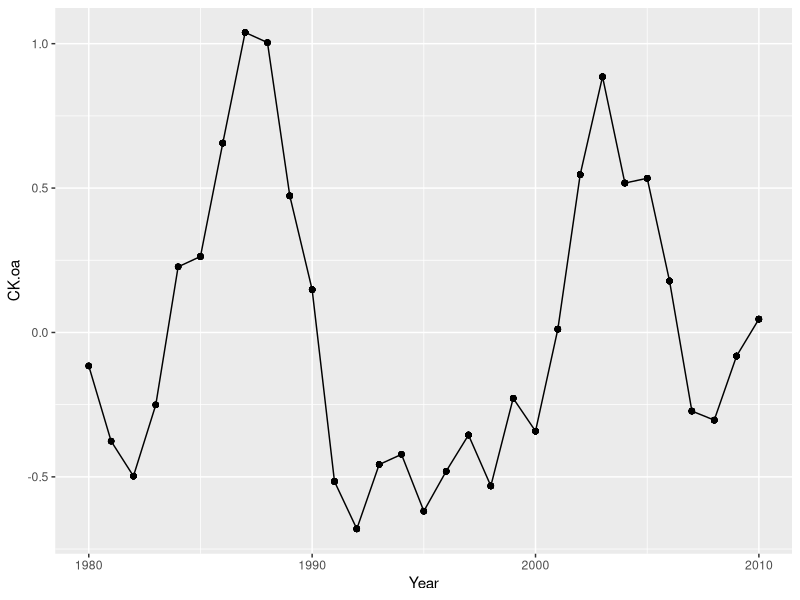
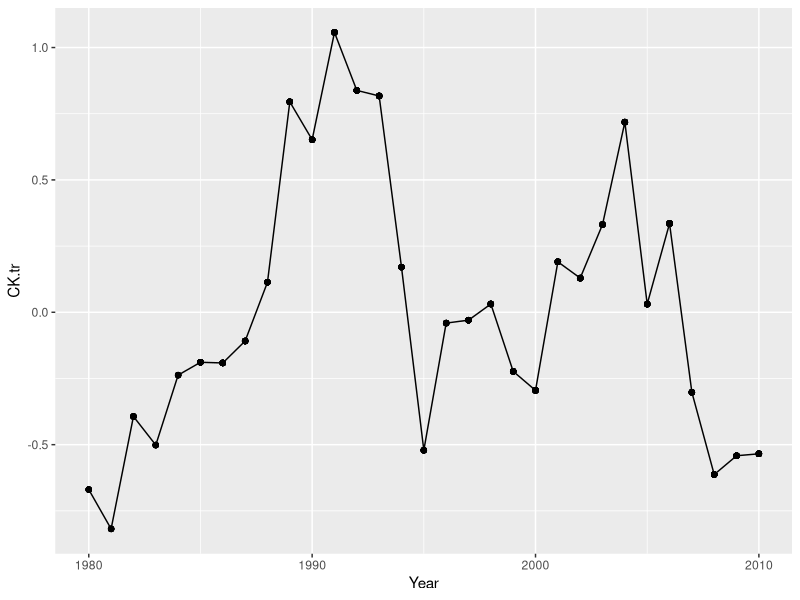
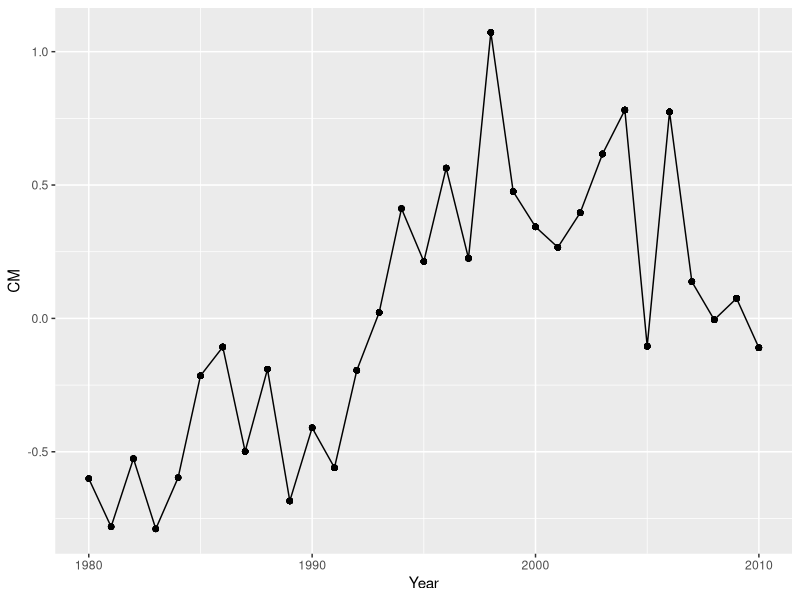
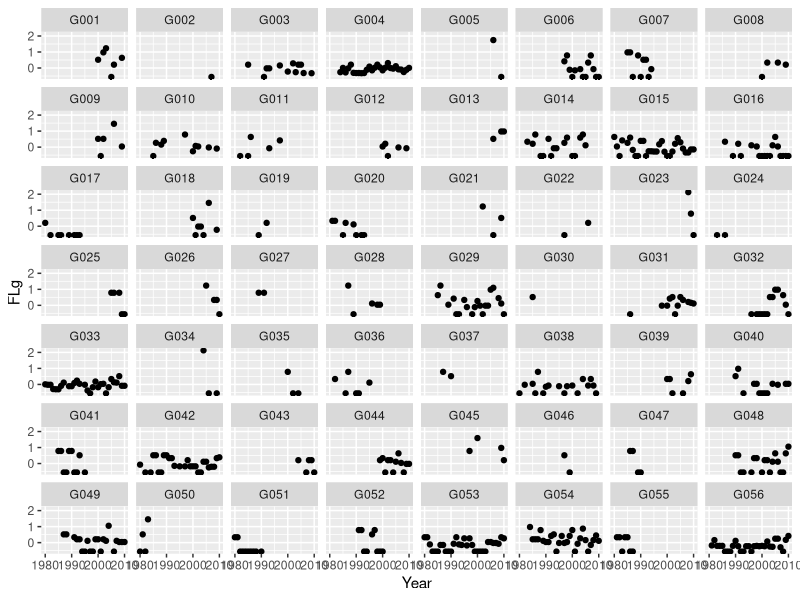
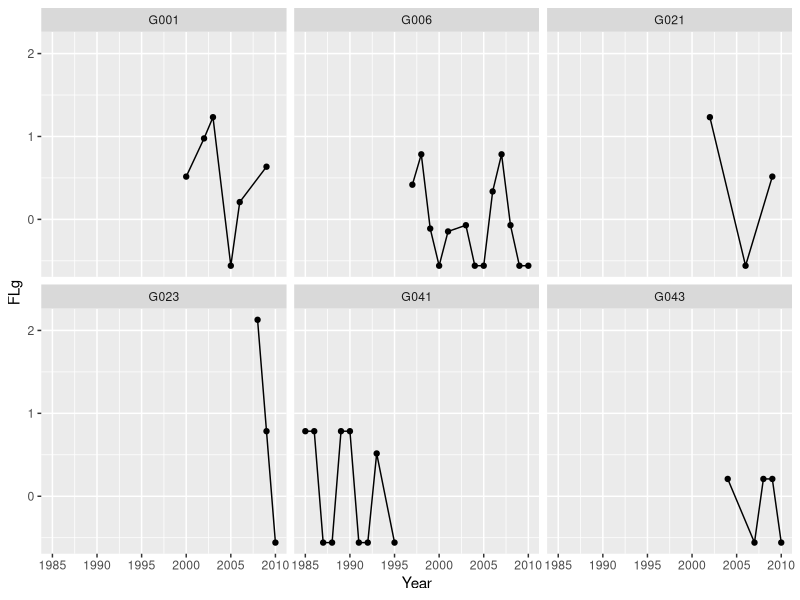
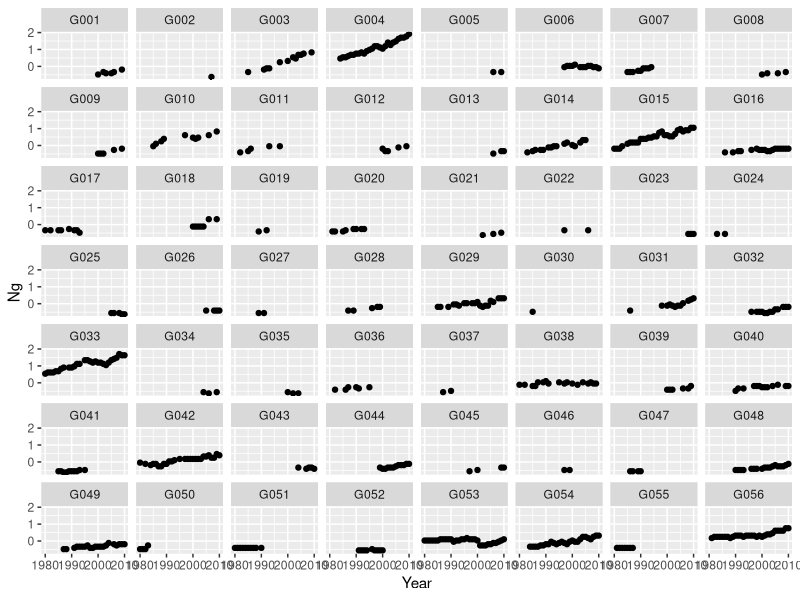
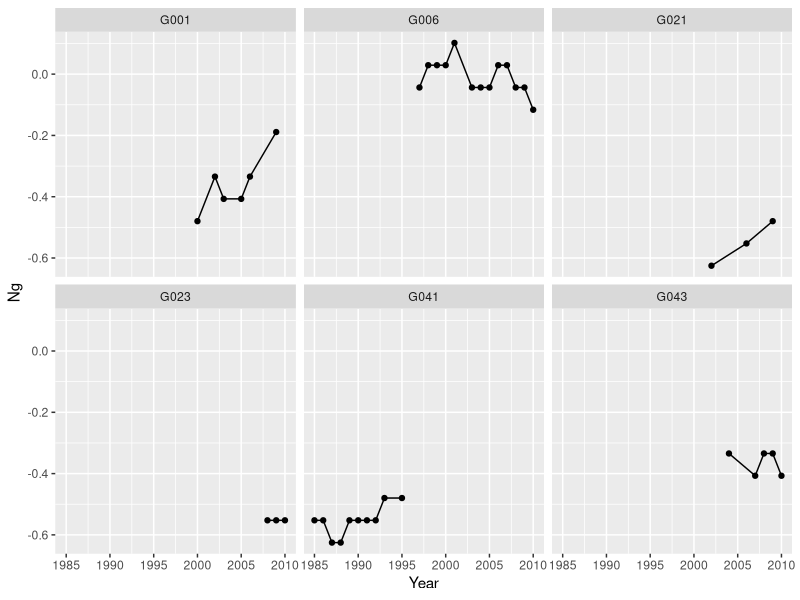
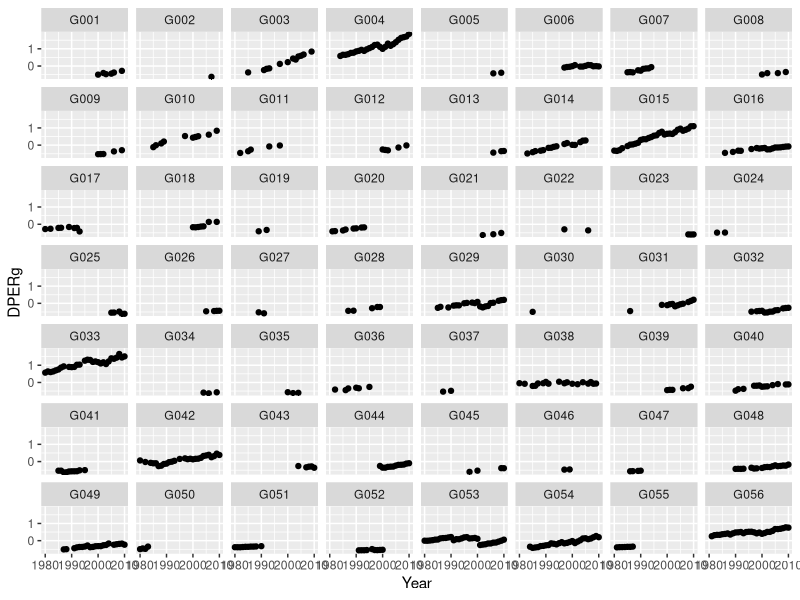

Here is the R script that generated these plots, in order: (Note: this script raises an error after producing the figures.)
## ---- chunk 1
library(here)
library(tidyverse)
library(dplyr)
library(lme4)
library(stats)
## ---- chunk 2
# Reading in the Data
library(here)
here()
orca_data<- read.csv(here("stredulinsky2021.csv"))

## ---- chunk 3
# Exploring
head(orca_data)
glimpse(orca_data)
# 25 columns

which(is.na(orca_data))
# no NA's present
## ---- chunk 4
orca_data_sub2 <- orca_data %>% #select relevant columns
  select(Year, Group.ID, CK.oa, CK.tr, CM, DPERg, FLg, Ng)
## ---- chunk 5
# Here we're selecting six random groups to look at in the graphs since
# when we facet wrap by all groups, the graphs end up small. This way
# we just graph six to see some of the data more clearly

groups <- sample(1:56, 6, replace = F) # Sample 6 random numbers from 1-56

# Modifying the selected groups to match the format in the data

# Make the groups characters
groups <- as.character(groups)
# For each group
for(i in 1:length(groups)){
  # If the number of characters is 1 (1, 2, 3...)
  if(nchar(groups[i])==1){
    groups[i] <- paste("G00", groups[i], sep="") # Add G00 in front
  }
  # If the number of characters is not 1 (10, 11, 12...)
  else{
  groups[i] <- paste("G0", groups[i], sep="") # Add G0 in front
  }
}

# Filter for the 6 groups
orca_data_sub2_6 <- orca_data_sub2 %>%
  filter(Group.ID == groups[1] | Group.ID == groups[2] | Group.ID == groups[3] |
         Group.ID == groups[4] | Group.ID == groups[5] | Group.ID == groups[6])
## ---- chunk 6
# Checking number of observations from each group
orca_data_sub2 %>% 
  group_by(Group.ID) %>% 
  tally() %>% 
  arrange(n, desc(n))

#G002, G003 have 1 observation
#G005, G0019, G022, G024, G027, G037, G046 have 2 observations
## ---- chunk 7
# Looking at how salmon changes over time
ggplot(orca_data_sub2, aes(Year, CK.oa))+
  geom_point()+
  geom_line()

ggplot(orca_data_sub2, aes(Year, CK.tr))+
  geom_point()+
  geom_line()

ggplot(orca_data_sub2, aes(Year, CM))+
  geom_point()+
  geom_line()

# Lactating females over time in pods
ggplot(orca_data_sub2, aes(Year, FLg))+
  geom_point()+
  facet_wrap(~Group.ID)

ggplot(orca_data_sub2_6, aes(Year, FLg))+
  geom_point()+
  geom_line()+
  facet_wrap(~Group.ID)


# Number of individuals in pods
ggplot(orca_data_sub2, aes(Year, Ng))+
  geom_point()+
  facet_wrap(~Group.ID)

ggplot(orca_data_sub2_6, aes(Year, Ng))+
  geom_point()+
  geom_line()+
  facet_wrap(~Group.ID)

# Pod energetic requirement
ggplot(orca_data_sub2, aes(Year, DPERg))+
  geom_point()+
  facet_wrap(~Group.ID)

ggplot(orca_data_sub2_6, aes(Year, DPERg))+
  geom_point()+
  geom_line()+
  facet_wrap(~Group.ID)
## ---- chunk 8
# Histogram of FLg to assess normality
ggplot(orca_data_sub2, aes(FLg))+
  geom_histogram()
## ---- chunk 9
#The data is transformed via: x = x-mean(x) / (2*sd(x)) 
descale <- function(x, sd){
  vals <- c()
  for(i in 1:length(x)){
    # Going backwards from the process the authors used
    vals[i] <- (x[i]+mean(x))*(2*sd)
  }
  return(vals)
}

# Attempts to use the unscale function (unsuccessful)
unscaledData <- orca_data_sub2 %>%
  select(FLg) %>%
  unscale()

unscaledFLg <- unscale(2*orca_data_sub2$FLg)
unscaledCK.oa <- unscale(2*orca_data_sub2$CK.oa)
## ---- chunk 10
orca_data_sub2 %>% 
  select(CK.oa, Year, Group.ID) %>% 
  plot()
## ---- chunk 11
orca_data_sub2 %>% 
  select(CK.oa) %>% 
  summary() 

hist(orca_data_sub2$CK.oa)
hist(orca_data_sub2$FLg) #Y is not normally distributed Transform to log?
## ---- chunk 12
library(lme4)
library(lmerTest)
CK_FLg_Year<-lmer(FLg~CK.oa+ (1|Year), data = orca_data_sub2, REML= FALSE)
summary (CK_FLg_Year)
## ---- chunk 13
CK_FLg_Year_GroupID<-lmer(FLg~CK.oa + (1|Year) + (1|Group.ID), 
                          data = orca_data_sub2, REML= FALSE)
summary(CK_FLg_Year_GroupID)

plot(CK_FLg_Year_GroupID)
## ---- chunk 14
# Log transforming FLG 
orca_data_sub2$FLg <- log(orca_data_sub2$FLg)

CK_FLg_Year_GroupID_logtransform<-lmer(FLg~CK.oa + (1|Year) + (1|Group.ID), 
                                       data = orca_data_sub2, REML= FALSE)

plot(CK_FLg_Year_GroupID_logtransform)

# Exponentially transforming FLG
orca_data_sub2$FLg <- exp(orca_data_sub2$FLg)


CK_FLg_Year_GroupID_exptransform<-lmer(FLg~CK.oa + (1|Year) + (1|Group.ID), 
                                       data = orca_data_sub2, REML= FALSE)

plot(CK_FLg_Year_GroupID_exptransform)

# Exponential transformation also looks somewhat better than the original but 
# the  the log one appears to be a better transformation
## ---- chunk 15
years_measured<-(c(seq(1980,2010,1)))
# Values are in of millions of fish
chum_generator <- function(){
  # Choosing a random value between the range of 0.46 to 6.17, 
  # replacement is true
  chum_abundance <- sample(x = seq(0.46,6.17,0.02), 
                         size = length(years_measured), 
                         replace = T) 
  # Making data frame for each year and with the random density
  yearly_chum <- data.frame(years_measured, chum_abundance)
    return(yearly_chum)
  }
## ---- chunk 16
# Values are in millions of Fish
chinook_generator <- function(){
  # Choosing a random value between the range of 0.13 to 1.27, 
  # replacement is true
  chinook_abundance <- sample(x = seq(0.13,1.27,0.02), 
                            size = length(years_measured), 
                            replace = T)
  # Making data frame for each year and with the random density
  yearly_chinook <- data.frame(years_measured, chinook_abundance) 
    return(yearly_chinook)
  }
## ---- chunk 17
salmon <- data.frame(chinook_generator(), chum_generator())

# Combining Chinook and Chum Generator
salmon_data <- salmon %>% 
  select(years_measured, chinook_abundance, chum_abundance) %>% 
  mutate(total_salmon = chinook_abundance + chum_abundance) 
## ---- chunk 18
# Assessing normality of salmon
hist(salmon_data$total_salmon)
## ---- chunk 19
# Create groups 1-16
group_number<-seq(1,16,1)

pod <- function(){
  # Allow total number of orcas to vary each year
  n <- rpois(1, lambda = 300)
  pod_size < -rmultinom(1, size = n, prob = rep(1,16)) 
  # Multinomial to create 16 pods of total n orcas
  pod_size_by_group <- data.frame(group_number, pod_size) 
  # Putting the values in dataframe
  return(pod_size_by_group)
}
## ---- chunk 20
pod_data <- pod() %>% 
  # Multiply pod size by the average percent of reproductive age females in a 
  # pod and round it to a whole number
  mutate(number_repro_females = round(pod_size * 0.22,0))

## ---- chunk 21
# Create a data frame to hold lactating female count
Lactating_females <- c()

# Loop for the total number of pods over all years
for(i in 1:nrow(pod_data)){
  # Use a binomial to select reproductive females to be lactating
  Lactating_females[i] <- rbinom(1,pod_data$number_repro_females[i], prob = 0.2)
}

# Add lactating females to the data frame
pod_data_2 <- pod_data %>% 
  mutate(Lactating_females = Lactating_females)
## ---- chunk 22
data_Gen <- function(beta1, beta2){
  pod_data_Year <- data.frame()
  
  # ----- Salmon Data -----
  # Generate salmon data in a dataframe
  salmon <- data.frame(chinook_generator(), chum_generator())
  
  # Format the data frame and add total salmon
  salmon_data <- salmon %>% 
    select(years_measured, chinook_abundance, chum_abundance) %>% 
    mutate(total_salmon = chinook_abundance + chum_abundance) 
  
  # Create a data frame to math the format of salmon to orca data
  rep_salmon_data <- data.frame(chinook_abundance = c(), 
                                chum_abundance = c(), 
                                total_salmon = c())
  
  # Setting the counters to one
  x <- 1
  i <- 1
  
  # Go through the number rows of the orca data
  while(x < 496){
    #for each 16 rows of an empty data frame, add the corresponding year 
    #from salmon data
    rep_salmon_data[c(x:(x+16)),1] <- salmon_data[i,2]
    rep_salmon_data[c(x:(x+16)),2] <- salmon_data[i,3]
    rep_salmon_data[c(x:(x+16)),3] <- salmon_data[i,4]
    x <- x+16 #increase rows in repeated salmon data
    i <- i+1 #increase row in salmon data
  }
  
  #remove a repeated final column
  rep_salmon_data <- rep_salmon_data[-c(497),]
  
  # Add column names
  colnames(rep_salmon_data) <- c("chinook_abundace", 
                                 "chum_abundance", 
                                 "total_salmon")
  
  # ----- Orca Data Generation -----
  
  # Each pod is given a number
  group_number<-seq(1,16,1)
  # Total number of years (1980-2010)
  n <- 31
  
  # Generating pods for each year
  for(i in 1:n){
    pod <- function(){
      # Poisson distribution to choose total population each year
      s <- rpois(1, lambda = 300)
      # Multinomial distribution keeps orcas at total pop size, make 16 pods
      pod_size <- rmultinom(1, size = s, prob = rep(1,16))
      year <- i+1979
      pod_size_by_group <- data.frame(year, group_number, pod_size)
      return(pod_size_by_group)
    }

    # Generating lactating females
    pod_data <- pod() # Call pod function above to make pods
    Lactating_females <- c() # Create a vector to hold lactating females
    
    # Calculate lactating females
    for(i in 1:nrow(pod_data)){
      # Betas - makes lactating females dependent on salmon + pod size
      Lactating_females[i] <- rpois(1,
                                lambda = beta1*(pod_data$pod_size[i])+ 
                                         beta2*rep_salmon_data$total_salmon[i])
      # This poisson determines lactating females from pod size + additional 
      # lactating females with w/ more salmon
    }
    
    # Add lactating females column
    pod_data_2 <- pod_data %>% 
      mutate(lactating_females = Lactating_females)
    
    # Bind data frames to an overall data frame
    pod_data_Year <- rbind(pod_data_Year, pod_data_2)
  }

  # Combining the dataframe
  gen_Data <- pod_data_Year %>%
    # Add the salmon columns
    mutate(chinook_abundance = c(rep_salmon_data[,1])) %>%
    mutate(chum_abundance = c(rep_salmon_data[,2])) %>%
    mutate(total_salmon = c(rep_salmon_data[,3]))
  
  return(gen_Data)
}
## ---- chunk 23
# Set parameters
params <- expand.grid(beta1 = seq(0.2,0.24,0.01), 
                      beta2 = c(0.0000001,0.00001,0.0001,0.001,0.01,0.1))

# Beta needs to be a vector with two entries - 1st: beta1, 2nd: beta2
power_poisson <- function(beta){
  # Number of models to create for each set of parameters
  sims <- 1000
  
  # Create vectors/variables to hold values
  pValSalmon <- c()
  pValPod <- c()
  SalmonEffect <- c()
  PodEffect <- c()
  models <- NULL
  predictions <- NULL
  Intercept <- c()
  
  # Loop for the number of simulations
  for(i in 1:sims){
    # Generate the orca data for 31 years (1980-2010)
    data <- data_Gen(beta[1], beta[2])
    # Make a glmm with lactating females as (y), and fixed effects total_salmon 
    # and pod_size as (x). Random effects are year and group_number
    model <- glmer(lactating_females~total_salmon+pod_size+
                   (1|group_number)+(1|year), 
                 family = poisson, data)
    models[[i]] <- model # Saving the models to return if needed
    
    # Predict the number of lactating females from the model, and save the
    # total salmon, year, pod_size, group_number, and model index
    predictions[[i]] <- cbind(lact_fem_predict=
                                predict(models[[i]], 
                                        newdata = data.frame(
                                          total_salmon=data$total_salmon,
                                          pod_size = data$pod_size,
                                          year=data$year,
                                          group_number=data$group_number)), 
                              total_salmon = data$total_salmon,
                              year = data$year,
                              pod_size = data$pod_size,
                              group_number = data$group_number,
                              index = i)
    
    # Saving the effect of salmon and pod size
    SalmonEffect[i] <- summary(model)$coefficient[2,1]
    PodEffect[i] <- summary(model)$coefficient[3,1]
    
    # Saving the intercept
    Intercept[i] <- summary(model)$coefficient[1,1]
    
    # Saving model significance for each beta
    pValSalmon[i] <- summary(model)$coefficient[2,4]
    pValPod[i] <- summary(model)$coefficient[3,4]
  }
  
  # Calculating how many models were significant out of the generated models
  powEstSalmon <- length(which(pValSalmon<0.05))/length(pValSalmon)
  powEstPod <- length(which(pValPod<0.05))/length(pValPod)
  
  return(list(SalmonEffect, PodEffect, Intercept,
              powEstSalmon, powEstPod, do.call(rbind, predictions)))
}

# Create vectors to save values
PowersSalmon <- c()
powEstPod <- c()

# For each row in the parameters, run the power analysis and save 
# the power estimates
for (i in 1:nrow(params)){
  beta <- c(params[i,1], params[i,2])
  result <- power_poisson(beta)
  PowersSalmon[i] <- result[[4]]
  powEstPod[i] <- result[[5]]
}

# Creating a dataframe of powers at the various beta levels
cbind(PowersSalmon, powEstPod, params)

seq(min(as.data.frame(result[[6]])$total_salmon),
    max(as.data.frame(result[[6]])$total_salmon), length = 1000) -> salmons

seq(min(as.data.frame(result[[6]])$pod_size),
    max(as.data.frame(result[[6]])$pod_size), length = 1000) -> pods

## ---- chunk 24
# Create variables to save the lines
salmon_lines <- NULL
pod_lines <- NULL

# Create lines where one fixed effect is constant using the slopes and
# intercepts from all of the models
for (i in 1:length(result[[3]])){
  # Create a data frame of all salmon model intercepts and slopes while 
  # keeping pod size constant
  lines1 <- as.data.frame(cbind(salmons = salmons)) %>%
    mutate(lact_prediction = result[[3]][i]+
             result[[1]][i]*salmons)
  lines1 <- cbind(lines1, index_model = i)
  salmon_lines <- rbind(salmon_lines, lines1)
  
  # Create a data frame of all pod size model intercepts and slopes while 
  # keeping salmon abundance constant
  lines2 <- as.data.frame(cbind(pods = pods)) %>%
    mutate(lact_prediction = result[[3]][i]+
             result[[2]][i]*pods)
  lines2 <- cbind(lines2, index_model = i)
  pod_lines <- rbind(pod_lines, lines2)
}

# Generate plots with the models of salmon and pod effects on the predicted 
# lactating females
as.data.frame(salmon_lines) %>%
  ggplot(aes(x = salmons, y = lact_prediction, group = index_model))+
  geom_line(color = "gray")+
  geom_line(aes(x = mean(salmons), y = mean(lact_prediction)), colour = "blue")+
  labs(x = "Salmon Abundance (millions of fish)", 
       y ="Predicted Number of Lactating Females per Pod" , 
       title = "Effect of Salmon Abundance on Lactating Females")+
  theme_bw()

as.data.frame(pod_lines) %>% 
  ggplot(aes(x = pods, y = lact_prediction, group = index_model))+
  geom_line(color = "gray")+
  labs(x = "Size of Pod", 
       y = "Predicted Number of Lactating Females", 
       title = "Pod Size on Number of Lactating Females")+
  theme_bw()
